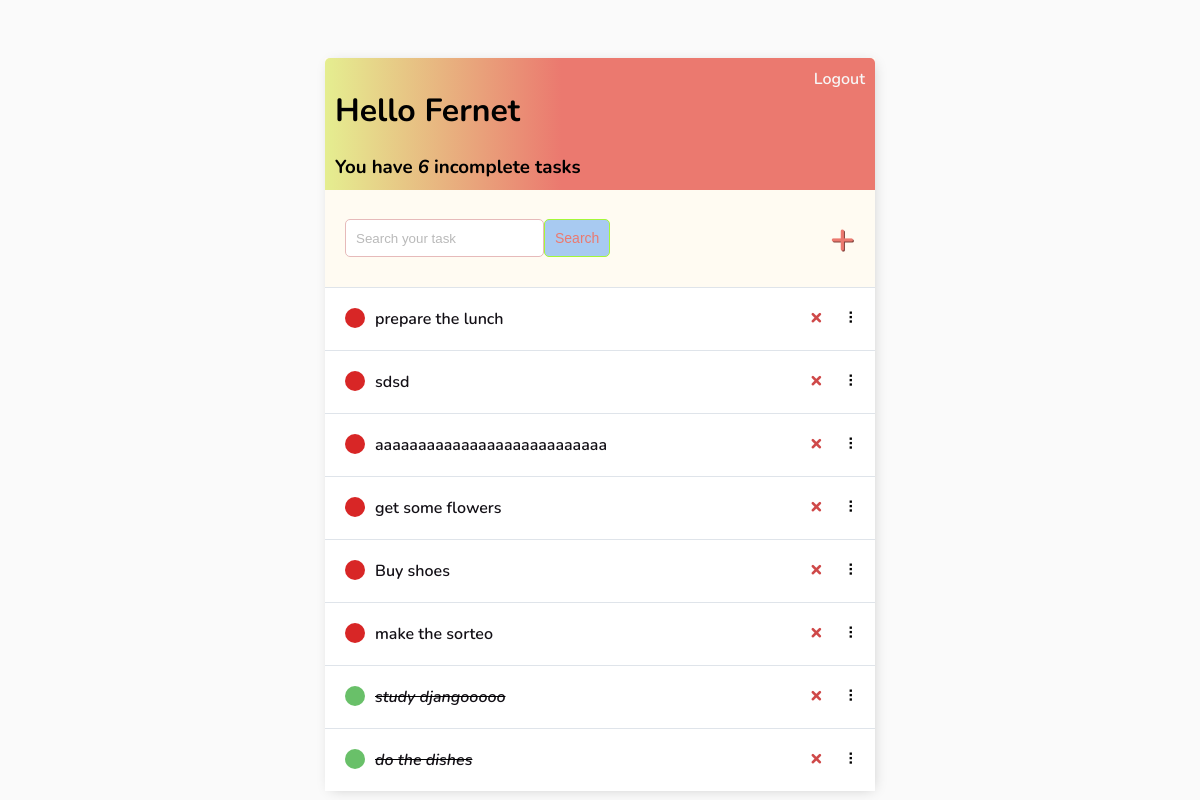
The app's page / (signed in), older data.
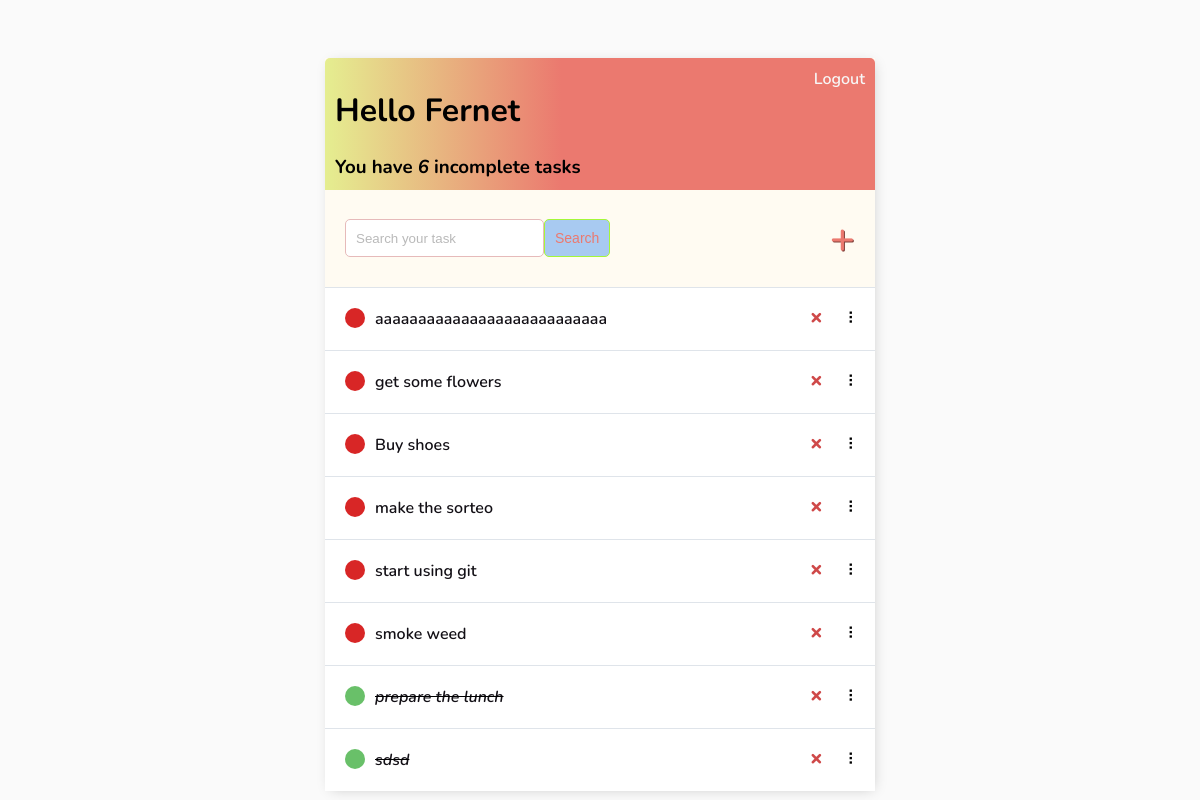
The same page, newer data.
### base/models.py (models this page shows)
class Task(models.Model):
    user = models.ForeignKey(
        User, on_delete=models.CASCADE, null=True, blank=True)
    title = models.CharField(max_length=200)
    description = models.TextField(null=True, blank=True)
    complete = models.BooleanField(default=False)
    created = models.DateTimeField(auto_now_add=True)
    def __str__(self):
        return self.title
    class Meta:
        ordering = ['complete']

### base/views.py (the view)
# urls.py: path('', TaskList.as_view(), name='tasks'),
class TaskList(LoginRequiredMixin, ListView):
    model = Task
    context_object_name = 'tasks'
    def get_context_data(self, **kwargs):
        context = super().get_context_data(**kwargs)
        context['tasks'] = context['tasks'].filter(user=self.request.user)
        context['count'] = context['tasks'].filter(complete=False).count()
        search_input = self.request.GET.get('search-area') or ''
        if search_input:
            context['tasks'] = context['tasks'].filter(
                title__contains=search_input)
        context['search_input'] = search_input
        return context

### base/templates/base/task_list.html (shortened to what this page needs)
{% extends 'base/main.html' %} {% block content %}
<div class="header-bar">
    <div>
        <h1>Hello {{request.user|title}}</h1>
        <h3 style="margin:0">You have <i>{{count}}</i> incomplete task{{ count|pluralize:"s" }}</h3>
    </div>
    {% if request.user.is_authenticated %}
    <a href="{% url 'logout' %}">Logout</a> {% else %}
    <a href="{% url 'login' %}">Login</a> {% endif %}
</div>
<div id="search-add-wrapper">
    <form method="GET" style="display: flex;">
        <input type='text' name='search-area' placeholder="Search your task" value="{{search_input}}">
        <input class="button" type="submit" value='Search'>
    </form>
    {% if tasks|length > 0 %}
    <a id="add-link" href="{% url 'task-create' %}">&#x2b;</a>
    {% endif %}
</div>
<div id="tasklist" class="task-items-wrapper">
    {% for task in tasks %}
    <div class="task-wrapper" data-position="{{task.pk}}">
        <div class="task-title">
            {% if task.complete %}
            <div class="task-complete-icon"></div>
            <i><s><a href="{% url 'task-update' task.id %}">{{task}}</a></s></i> {% else %}
            <div class="task-incomplete-icon"></div>
            <a href="{% url 'task-update' task.id %}">{{task}}</a> {% endif %}
        </div>
        <div class="task-controls">
            <a class="delete-link" href="{% url 'task-delete' task.id %}">&#215;</a>
            <span class="handle">&nbsp;&#10247;</span>
        </div>
    </div>
    {% empty %}
    <div style="text-align: center; padding-bottom: 10px; line-height: 1em;">
        <h3>No new tasks are created.</h3>
        <h3>Create a <a style="text-decoration: none; color: #e53935;" href="{% url 'task-create' %}">New task</a> ! </h3>
    </div>
    {% endfor %}
</div>
{% endblock content %}

### base/templates/base/main.html (shortened to what this page needs)
<!DOCTYPE html>
<html lang="en">
<head>
</head>
<body>
    <div class="container">
        {% block content %} {% endblock content %}
    </div>
</body>
</html>

### base/templates/base/main.html (style rules this page uses)
body { background-color: #FAFAFA; font-family: 'Nunito', sans-serif; padding-top: 50px; }
h1, h2, h3, h4, h5, h6, { font-family: 'Raleway', sans-serif; }
a, p { color: #a76b93 }
a { font-weight: 600; }
.container { max-width: 550px; margin: auto; background-color: rgb(255, 251, 242); -webkit-box-shadow: 2px 2px 13px -4px rgba(0, 0, 0, 0.21); box-shadow: 2px 2px 13px -4px rgba(0, 0, 0, 0.21); }
input { outline: none; border: none; }
.header-bar { display: flex; justify-content: space-between; color: rgb(0, 0, 0); padding: 10px; border-radius: 5px 5px 0 0; background: linear-gradient(90deg, #e5ee90 0%, #EB796F 43%, #EB796F 100%); }
.header-bar a { color: rgb(247, 247, 247); text-decoration: none; }
.task-wrapper { display: flex; align-items: center; justify-content: space-between; background-color: #fff; border-top: 1px solid #dfe4ea; overflow: hidden; }
.task-title { display: flex; padding: 20px; }
.task-title a { text-decoration: none; color: #131016; margin-left: 10px; }
.task-complete-icon { height: 20px; width: 20px; background-color: rgb(105, 192, 105); border-radius: 50%; }
.task-incomplete-icon { height: 20px; width: 20px; background-color: rgb(216, 38, 38); border-radius: 50%; }
.delete-link { text-decoration: none; font-weight: 900; color: #cf4949; font-size: 22px; line-height: 0; padding: 20px 0px; }
.handle { display: inline-block; padding: 20px 16px; cursor: grab; user-select: none; }
.handle:after, .handle:before { display: block; content: ""; }
#add-link { color: #EB796F; text-decoration: none; font-size: 42px; text-shadow: 1px 1px #81413b; }
#search-add-wrapper { display: flex; justify-content: space-between; align-items: center; padding: 20px; }
input[type=text], input[type=password], textarea { border: 1px solid #e6baba; border-radius: 5px; padding: 10px; width: 90%; }
::placeholder { font-weight: 300; opacity: 0.5; }
.button { border: 1px solid #a5f739; background-color: rgb(168, 202, 241); color: #EB796F; padding: 10px; font-size: 14px; border-radius: 5px; cursor: pointer; text-decoration: none; }

Row changes from the older to the newer data that the page shows:
removed Task: title "study djangooooo"
removed Task: title "do the dishes"
added Task: title "start using git"
added Task: title "smoke weed"
changed Task "prepare the lunch": complete False → True (drawn); moves down the list
changed Task "sdsd": complete False → True (drawn); moves down the list
